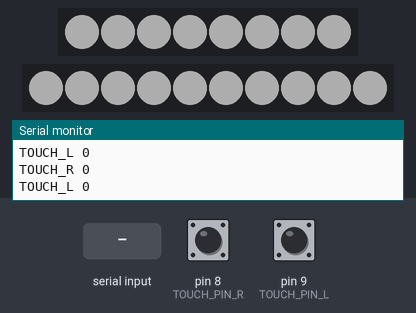
This sketch was run on a simulated Arduino Uno, built with avr-gcc and run on an emulated ATmega328P. Parts: 8 RGB LEDs in strip order, left to right, 10 RGB LEDs in strip order, left to right, the last lines printed to the serial monitor. Inputs (shaded band) come from the test bench; at power-on: pin 8 (TOUCH_PIN_R) HIGH, pin 9 (TOUCH_PIN_L) HIGH. Dim RGB values are drawn brighter than linear; random numbers use the default seed unless the sketch sets one.

Above: at 3.6 s.
3.7 s: "STATE 1\n" received over Serial
At 6.15 s:
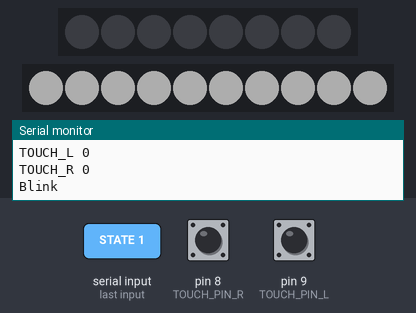
6.7 s: "STATE 150\n" received over Serial
Timing chart, 0 to 15.7 s (numbered marks = the images above; inputs shaded):
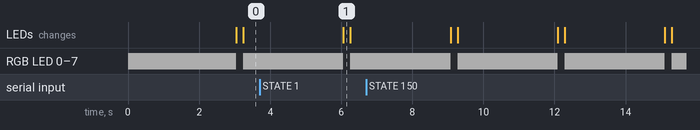

The sketch:

DivineMachiniery.ino
```cpp
#include <Wire.h>
//#include <Adafruit_VL53L0X.h>
#include "LED.h"


#define NUM_EYELEDS 12
#define EYELED_PIN 3
#define CHEST_PIN 4

#define TOUCH_PIN_L 9

#define TOUCH_PIN_R 8

unsigned long previousTime = 0;

//Adafruit_VL53L0X sensorL = Adafruit_VL53L0X();

LED eyeLed(EYELED_PIN, 8, 3000);
LED chestLed(CHEST_PIN, 10, 3000);

void setup() {

  Serial.begin(9600);
  Serial.println("Arduino Setup");

  pinMode(TOUCH_PIN_L, INPUT);

  /*
  //init Tof
  Wire.begin(); // Default I2C pins (SDA, SCL)
  if (!sensorL.begin()) {
    Serial.println("Failed to boot VL53L0X sensor 1!");
    while (1);
  }
  */

  //init Cap
  //init LEDs
  //EYE
  eyeLed.setColor(255, 255, 255);
  eyeLed.on();

  //CHEST
  chestLed.setColor(255, 255, 255);
  chestLed.on();

  delay(100);
  Serial.flush();
  // put your setup code here, to run once:
  eyeLed.SetState("BLINK");
}


void loop() {

  //Time Handling
  unsigned long currentTime = millis();
  unsigned long deltaTime = currentTime - previousTime;

  // get data from unity
  // TODO: make this faster
  String data;
  if (Serial.available()> 0){
    data = Serial.readStringUntil('\n');

  }
  // read tof data
  //readTofData();

  // read cap data
  ReadButtonState();


  // LED DATA
  // EYES

  int r, g, b;
  String state;
  if(parseRGBA(data, r, g, b).equals("EYE")){
    eyeLed.setColor(r, g, b);
    eyeLed.on();
    Serial.println("Set Eye color to " + r);
  }
  else if(parseStateData(data, state).equals("EYE")){ //no vieryfing if state is acutally valid because im tired
    eyeLed.SetState(state);
  }


  // BACK
  // TORSO
  if(parseRGBA(data, r, g, b).equals("CHEST")){
    chestLed.setColor(r, g, b);
    chestLed.on();
    Serial.println("Set Chest color to " + r);
  }
  else if(parseStateData(data, state).equals("CHEST")){ //no vieryfing if state is acutally valid because im tired
    eyeLed.SetState(state);
  }

  // TIME HANDLING
  previousTime = currentTime;
  eyeLed.Update(deltaTime);
  delay(10);
}


String parseRGBA(String input, int &r, int &g, int &b) {
    int i = input.indexOf(' ');
    if (i == -1) return "-1"; // No space found, invalid input

    // Extract the prefix
    String prefix = input.substring(0, i);

    // Extract the remaining data after the prefix
    String data = input.substring(i + 1);

    // Find spaces within the `data` portion
    int firstSpace = data.indexOf(' ');
    int secondSpace = data.indexOf(' ', firstSpace + 1);

    // Check if enough spaces exist in the data
    if (firstSpace == -1 || secondSpace == -1) return "-1"; // Invalid input

    // Parse RGB values from `data`
    r = data.substring(0, firstSpace).toInt();
    g = data.substring(firstSpace + 1, secondSpace).toInt();
    b = data.substring(secondSpace + 1).toInt();

    // Debug output for the parsed color values
    Serial.println("color " + String(r) + " " + String(g) + " " + String(b) + " " + prefix);

    return prefix;
}

String parseStateData(String input, String &state){
  int i = input.indexOf(' ');
  if (i == -1) return "-1"; // No space found, invalid input

  String prefix = input.substring(0, i);
  if(!prefix.equals("STATE")) return "-1";

  input = input.substring(i+1);

  i = input.indexOf(' ');
  prefix = input.substring(0, i);

  state = input.substring(i+1);

  Serial.println("State: " + prefix + " " + state);
  return prefix;
}

void ReadButtonState(){
  int buttonState = digitalRead(TOUCH_PIN_L);
  if (buttonState == LOW) {
   Serial.println("TOUCH_L 1");
  }
  else{
   Serial.println("TOUCH_L 0");
  }


  buttonState = digitalRead(TOUCH_PIN_R);
  if (buttonState == LOW) {
   Serial.println("TOUCH_R 1");
  }
  else{
   Serial.println("TOUCH_R 0");
  }
}

void readTofData(){

//VL53L0X_RangingMeasurementData_t measure;

  /*sensorL.rangingTest(&measure, false);
    if (measure.RangeStatus != 4) {
      Serial.print("HAND_L "); Serial.println(measure.RangeMilliMeter);
    } else {
      Serial.print("HAND_L "); Serial.println(-1);
    }
  */
}
```

LED.cpp
```cpp
#include "HardwareSerial.h"
#include "LED.h"

LED::LED(int pinNumber, int numLeds,  int blinkThreshold): leds(numLeds, pinNumber, NEO_GRB + NEO_KHZ800) { // Initialize WS2812FX correctly
  this->pin = pinNumber;
  pinMode(pin, OUTPUT);
  this->numLeds = numLeds;
  this->blinkThreshold = blinkThreshold;
  this->currentBlinkTresh = blinkThreshold;
  this->state = 0;
  leds.init();  // Initialize the LED strip
}

// Setters
void LED::setColor(int r, int g, int b){
  currentColor = leds.Color(r, g, b);
}

// Led Methods
void LED::on(){
  leds.fill(currentColor, 0, numLeds);
  leds.show();
}

void LED::off(){
    leds.fill(leds.Color(0, 0, 0), 0, numLeds); //TODO: Make this a parameter
    leds.show();
}

void LED::Update(int deltaTime){
  //Serial.println(currentColor);
  this->deltaTime += deltaTime;
  switch(this->state){
    case 0:
      if(currentColor =! leds.Color(0, 0, 0)){ off(); }
      currentColor = leds.Color(0, 0, 0);
      break;
    case 1:
      if(currentColor == leds.Color(0, 0, 0)){ on(); }
      break;
    case 2:
      blink();
      break;
    case 3:
      flash();
      break;
    case 4:
      wave();
      break;
    default:
      off();
  }
  leds.show();
}


void LED::blink(){
    if(currentColor == leds.Color(0,0,0) || deltaTime < blinkThreshold){
      return;
    }

    Serial.println("Blink");
    this->off();
    delay(200);
    this->on();
    deltaTime = 0;
    currentBlinkTresh = blinkThreshold + 1000 * (rand() / (float)RAND_MAX) * 2.0 - 1.0;
}

void LED::SetState(String state){
  if(state.equals("ON")){
    this->state = 1;
  }
  else if (state.equals("OFF")){
    this->state = 0;
  }
  else if (state.equals("BLINK")){
    this->state = 2;
  }
   else if (state.equals("FLASH")){
    this->state = 3;
  }
   else if (state.equals("WAVE")){
    this->state = 4;
  }
}

void LED::flash(){

}

void LED::wave(){

}
```

LED.h
```cpp
#ifndef LED_H
#define LED_H

#include <WS2812FX.h>
#include <Arduino.h>
#include <Adafruit_NeoPixel.h>

class LED {
  private:
    int pin;
    uint32_t  currentColor;
    int numLeds;
    int deltaTime;
    int blinkThreshold;
    int currentBlinkTresh;
    int state;
    WS2812FX leds;

  public:
    LED(int pinNumber, int numLeds, int blinkThreshold);

    void setColor(int r, int g, int b);
    void on();
    void off();
    void blink();
    void Update(int deltaTime);
    void SetState(String state);

  private:
    void flash();
    void wave();
};

#endif
```
